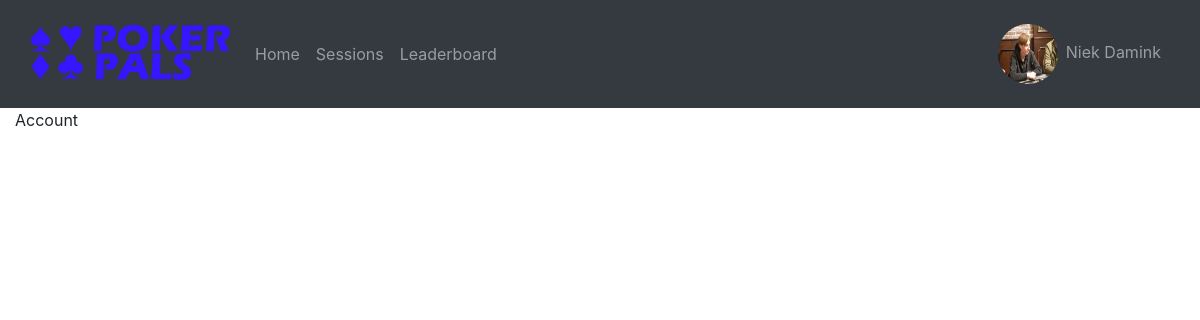
Page /account (signed in) on the committed database.
### website/models.py (models this page shows)
class User(db.Model, UserMixin):
    id = db.Column(db.Integer, primary_key=True)
    name = db.Column(db.String(150), unique=True)
    password = db.Column(db.String(150))
    sessions = db.relationship('Usersession')
    imgURL = db.Column(db.String(10000))

### website/views.py (the view)
@views.route('/account')
@login_required
def account():
    return render_template("account.html", user = current_user)

### website/__init__.py (called while the page is built)
def create_app():
    app = Flask(__name__)
    app.config['SECRET_KEY'] = 'ksjdksajdk17HSSH2ssj88ss'
    app.config['SQLALCHEMY_DATABASE_URI'] = f'sqlite:///{DB_NAME}'
    db.init_app(app)
    from .views import views
    from .auth import auth
    from .admin import admin
    app.register_blueprint(views, url_prefix='/')
    app.register_blueprint(auth, url_prefix='/')
    app.register_blueprint(admin, url_prefix='/admin')
    from .models import User, Post
    create_database(app)
    login_manager = LoginManager()
    login_manager.login_view = 'auth.login'
    login_manager.init_app(app)
    @login_manager.user_loader
    def load_user(id):
        return User.query.get(int(id))
    return app

### website/templates/account.html
{% extends "base.html" %} {% block title %}Account{% endblock %} {% block content %}
<p>Account</p>
{% endblock %}

### website/templates/base.html (shortened to what this page needs)
<!DOCTYPE html>
<html>
  <head>
    <link
      rel="stylesheet"
      href="https://stackpath.bootstrapcdn.com/bootstrap/4.4.1/css/bootstrap.min.css"
    />
    <link
      rel="stylesheet"
      href="https://stackpath.bootstrapcdn.com/font-awesome/4.7.0/css/font-awesome.min.css"
    />
  </head>
  <body>
    {% if user.is_authenticated %}
    <nav class="navbar navbar-expand-lg navbar-dark bg-dark">
        <div class="container-fluid">
          <a class="navbar-brand">
            <img src="{{url_for('static', filename='pictures/logo.png')}}" width="200px">
          </a>
          <div class="collapse navbar-collapse" id="navbarText">
            <ul class="navbar-nav me-auto mb-2 mb-lg-0">
              <li class="nav-item">
                <a class="nav-link" href="/">Home</a>
              </li>
              <li class="nav-item">
                <a class="nav-link" href="/sessions">Sessions</a>
              </li>
              <li class="nav-item">
                <a class="nav-link" href="/leaderboard">Leaderboard</a>
              </li>
            </ul>
            <ul class="navbar-nav ml-auto mb-2 mb-lg-0">
                <li class="nav-item">
                    <a class="nav-link" href="/account"><img class='rounded-circle m-2' src="{{url_for('static', filename=user.imgURL)}}" width="60px" height="60px" class="avatar">{{user.name}}</a>
                </li>
            </ul>
          </div>
        </div>
    </nav>
    {% endif %}
    <div class="container-fluid">
        {% block content%}
        {% endblock %}
    </div>
  </body>
</html>

### rows in the picture
User: imgURL (picture), name "Niek Damink"
